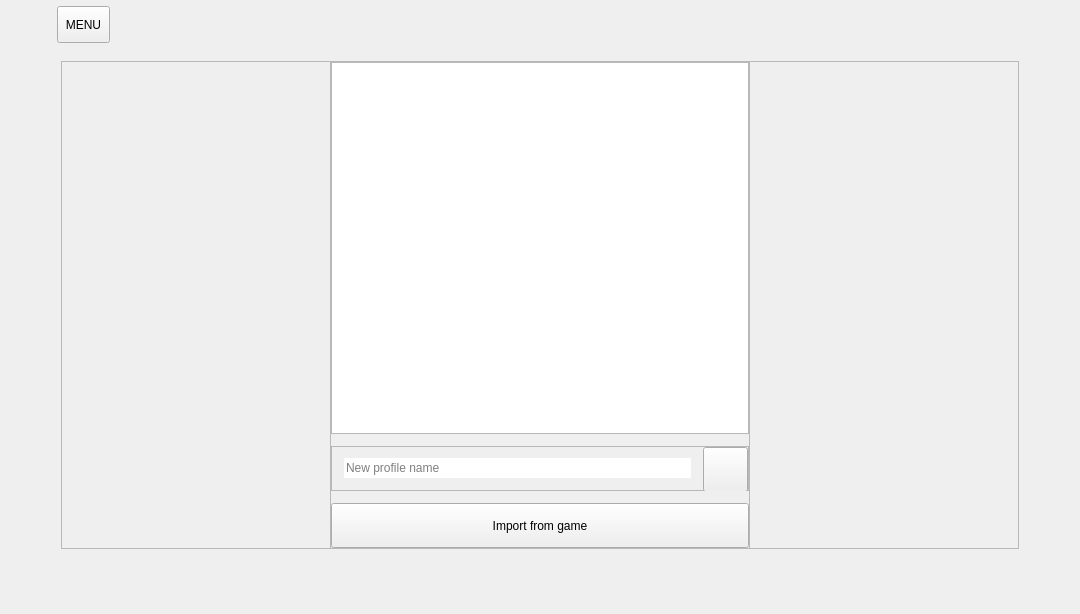
<?xml version="1.0" encoding="UTF-8"?>
<ui version="4.0">
 <class>settings_manager_pg</class>
 <widget class="QWidget" name="settings_manager_pg">
  <property name="geometry">
   <rect>
    <x>0</x>
    <y>0</y>
    <width>1080</width>
    <height>614</height>
   </rect>
  </property>
  <property name="windowTitle">
   <string>Form</string>
  </property>
  <property name="styleSheet">
   <string notr="true"/>
  </property>
  <widget class="QWidget" name="horizontal_line_bottom" native="true">
   <property name="geometry">
    <rect>
     <x>0</x>
     <y>595</y>
     <width>1080</width>
     <height>3</height>
    </rect>
   </property>
   <property name="styleSheet">
    <string notr="true"/>
   </property>
   <property name="line" stdset="0">
    <bool>true</bool>
   </property>
  </widget>
  <widget class="QFrame" name="main_frm">
   <property name="geometry">
    <rect>
     <x>61</x>
     <y>61</y>
     <width>958</width>
     <height>488</height>
    </rect>
   </property>
   <property name="frameShape">
    <enum>QFrame::StyledPanel</enum>
   </property>
   <property name="frameShadow">
    <enum>QFrame::Raised</enum>
   </property>
   <widget class="QFrame" name="center_frm">
    <property name="geometry">
     <rect>
      <x>269</x>
      <y>0</y>
      <width>420</width>
      <height>488</height>
     </rect>
    </property>
    <property name="minimumSize">
     <size>
      <width>320</width>
      <height>488</height>
     </size>
    </property>
    <property name="frameShape">
     <enum>QFrame::StyledPanel</enum>
    </property>
    <property name="frameShadow">
     <enum>QFrame::Raised</enum>
    </property>
    <layout class="QVBoxLayout" name="verticalLayout_3">
     <property name="spacing">
      <number>12</number>
     </property>
     <property name="leftMargin">
      <number>0</number>
     </property>
     <property name="topMargin">
      <number>0</number>
     </property>
     <property name="rightMargin">
      <number>0</number>
     </property>
     <property name="bottomMargin">
      <number>0</number>
     </property>
     <item>
      <widget class="QListWidget" name="s_profile_list_lw">
       <property name="styleSheet">
        <string notr="true"/>
       </property>
       <property name="verticalScrollBarPolicy">
        <enum>Qt::ScrollBarAlwaysOff</enum>
       </property>
       <property name="horizontalScrollBarPolicy">
        <enum>Qt::ScrollBarAlwaysOff</enum>
       </property>
       <property name="verticalScrollMode">
        <enum>QAbstractItemView::ScrollPerPixel</enum>
       </property>
       <property name="horizontalScrollMode">
        <enum>QAbstractItemView::ScrollPerPixel</enum>
       </property>
       <property name="spacing">
        <number>0</number>
       </property>
      </widget>
     </item>
     <item>
      <widget class="QFrame" name="add_s_profile_frm">
       <property name="minimumSize">
        <size>
         <width>0</width>
         <height>45</height>
        </size>
       </property>
       <property name="maximumSize">
        <size>
         <width>16777215</width>
         <height>45</height>
        </size>
       </property>
       <property name="frameShape">
        <enum>QFrame::StyledPanel</enum>
       </property>
       <property name="frameShadow">
        <enum>QFrame::Raised</enum>
       </property>
       <layout class="QHBoxLayout" name="horizontalLayout">
        <property name="spacing">
         <number>12</number>
        </property>
        <property name="leftMargin">
         <number>12</number>
        </property>
        <property name="topMargin">
         <number>0</number>
        </property>
        <property name="rightMargin">
         <number>0</number>
        </property>
        <property name="bottomMargin">
         <number>0</number>
        </property>
        <item>
         <widget class="QLineEdit" name="new_s_profile_name_ledt">
          <property name="text">
           <string/>
          </property>
          <property name="frame">
           <bool>false</bool>
          </property>
          <property name="placeholderText">
           <string>New profile name</string>
          </property>
          <property name="clearButtonEnabled">
           <bool>false</bool>
          </property>
         </widget>
        </item>
        <item>
         <widget class="QToolButton" name="add_s_profile_btn">
          <property name="minimumSize">
           <size>
            <width>45</width>
            <height>45</height>
           </size>
          </property>
          <property name="maximumSize">
           <size>
            <width>16777215</width>
            <height>16777215</height>
           </size>
          </property>
          <property name="styleSheet">
           <string notr="true"/>
          </property>
          <property name="text">
           <string/>
          </property>
          <property name="icon">
           <iconset resource="../../../resources/images.qrc">
            <normaloff>:/icons/icons/plus.png</normaloff>:/icons/icons/plus.png</iconset>
          </property>
          <property name="iconSize">
           <size>
            <width>12</width>
            <height>12</height>
           </size>
          </property>
         </widget>
        </item>
       </layout>
      </widget>
     </item>
     <item>
      <widget class="SecondaryCheckBoxQPushButton" name="create_s_profile_btn">
       <property name="minimumSize">
        <size>
         <width>0</width>
         <height>45</height>
        </size>
       </property>
       <property name="text">
        <string>Import from game</string>
       </property>
      </widget>
     </item>
    </layout>
   </widget>
  </widget>
  <widget class="TopOptionQToolButton" name="menu_btn">
   <property name="geometry">
    <rect>
     <x>57</x>
     <y>6</y>
     <width>53</width>
     <height>37</height>
    </rect>
   </property>
   <property name="styleSheet">
    <string notr="true"/>
   </property>
   <property name="text">
    <string>MENU</string>
   </property>
   <property name="icon">
    <iconset resource="../../../resources/images.qrc">
     <normaloff>:/icons/icons/losangle.png</normaloff>:/icons/icons/losangle.png</iconset>
   </property>
   <property name="iconSize">
    <size>
     <width>9</width>
     <height>9</height>
    </size>
   </property>
   <property name="toolButtonStyle">
    <enum>Qt::ToolButtonTextUnderIcon</enum>
   </property>
   <property name="autoRaise">
    <bool>false</bool>
   </property>
  </widget>
  <widget class="QWidget" name="horizontal_line_top" native="true">
   <property name="geometry">
    <rect>
     <x>0</x>
     <y>12</y>
     <width>1080</width>
     <height>3</height>
    </rect>
   </property>
   <property name="styleSheet">
    <string notr="true"/>
   </property>
   <property name="line" stdset="0">
    <bool>true</bool>
   </property>
  </widget>
 </widget>
 <customwidgets>
  <customwidget>
   <class>TopOptionQToolButton</class>
   <extends>QToolButton</extends>
   <header>custom/topoptionqtoolbutton.h</header>
  </customwidget>
  <customwidget>
   <class>SecondaryCheckBoxQPushButton</class>
   <extends>QPushButton</extends>
   <header>custom/secondarycheckboxqpushbutton.h</header>
  </customwidget>
 </customwidgets>
 <resources>
  <include location="../../../resources/images.qrc"/>
 </resources>
 <connections/>
</ui>
